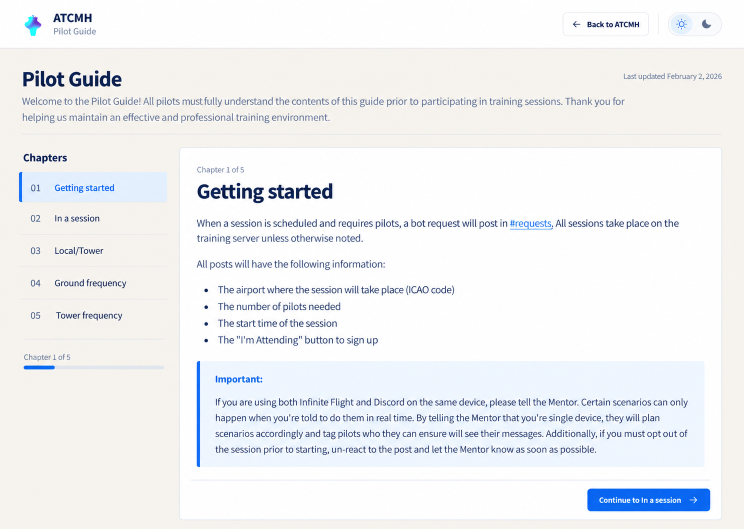
#> input picture design-evidence/pilot-guide-redesign/selected-desktop.png, 1487 x 1058 px (shown at 1/2 size)
$ python compare.py
#> lines starting #> are read from the running program, lines starting #| are printed output that depends on the picture
from pathlib import Path
from PIL import Image, ImageDraw

evidence = Path(__file__).parent
pairs = [
    ("selected-desktop.png", "desktop-first.jpg", "comparison-desktop-first.jpg", (1440, 1024)),
    ("selected-phone.png", "phone-first.jpg", "comparison-phone-first.jpg", (390, 844)),
    ("selected-desktop.png", "desktop-final.jpg", "comparison-desktop-final.jpg", (1440, 1024)),
    ("selected-phone.png", "phone-final.jpg", "comparison-phone-final.jpg", (390, 844)),
]
for source, capture, output, size in pairs:
    print(source, Image.open(evidence / source).size, capture, Image.open(evidence / capture).size)
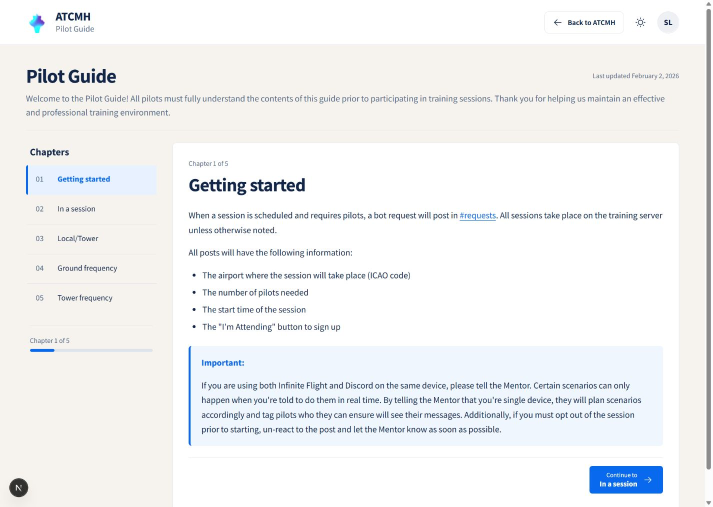
#> input picture design-evidence/pilot-guide-redesign/desktop-first.jpg, 1425 x 1013 px (shown at 1/2 size)
    comparison = Image.new("RGB", (size[0] * 2, size[1] + 30), "#e5e7eb")
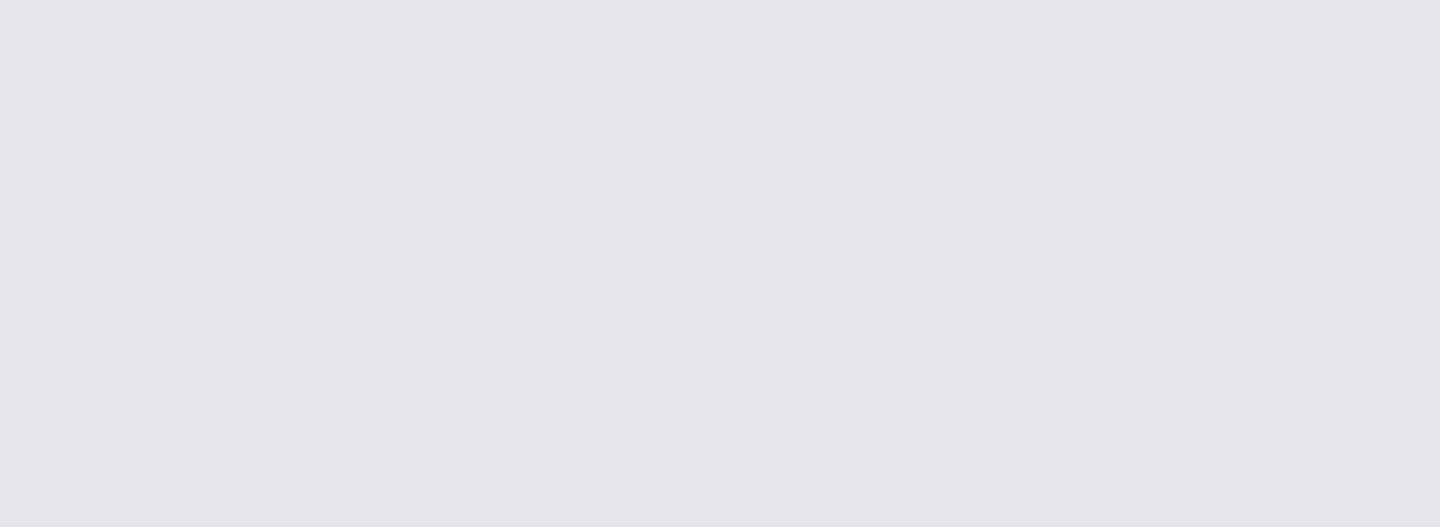
#> comparison: PIL image 2880x1054 RGB (shown at 1/2 size); mean R, G, B 229, 231, 235
    labels = ImageDraw.Draw(comparison)
    labels.text((12, 8), "Selected design", fill="black")
    labels.text((size[0] + 12, 8), "Implementation", fill="black")
    comparison.paste(Image.open(evidence / source).convert("RGB").resize(size), (0, 30))
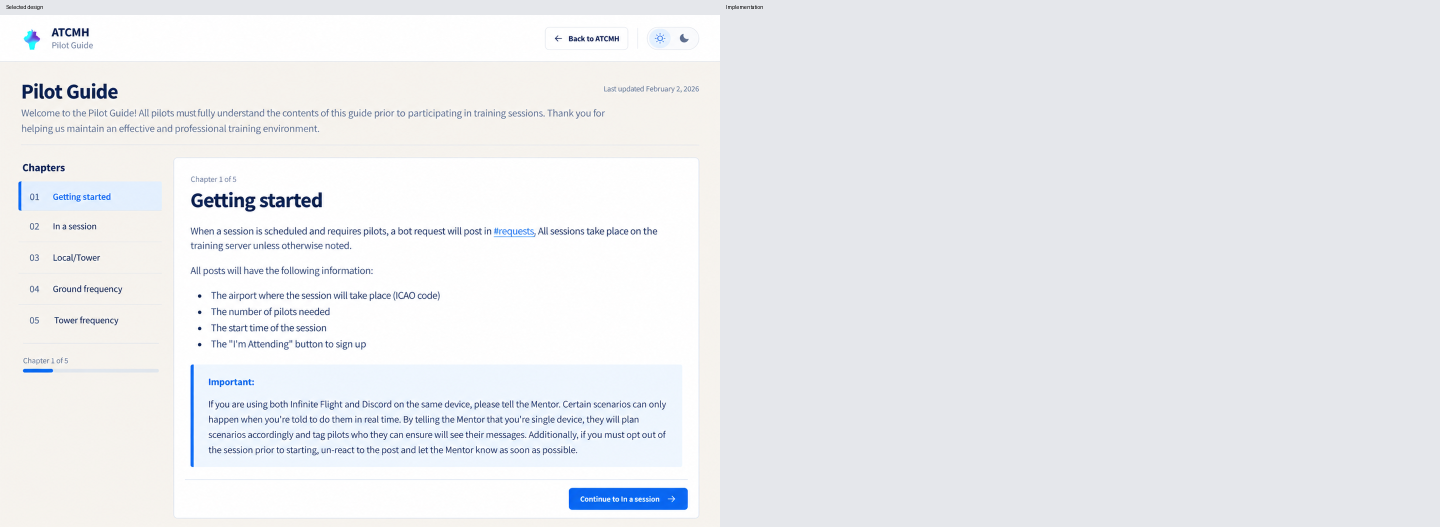
#> comparison: PIL image 2880x1054 RGB (shown at 1/2 size); mean R, G, B 234.3, 235.9, 239
    comparison.paste(Image.open(evidence / capture).convert("RGB").resize(size), (size[0], 30))
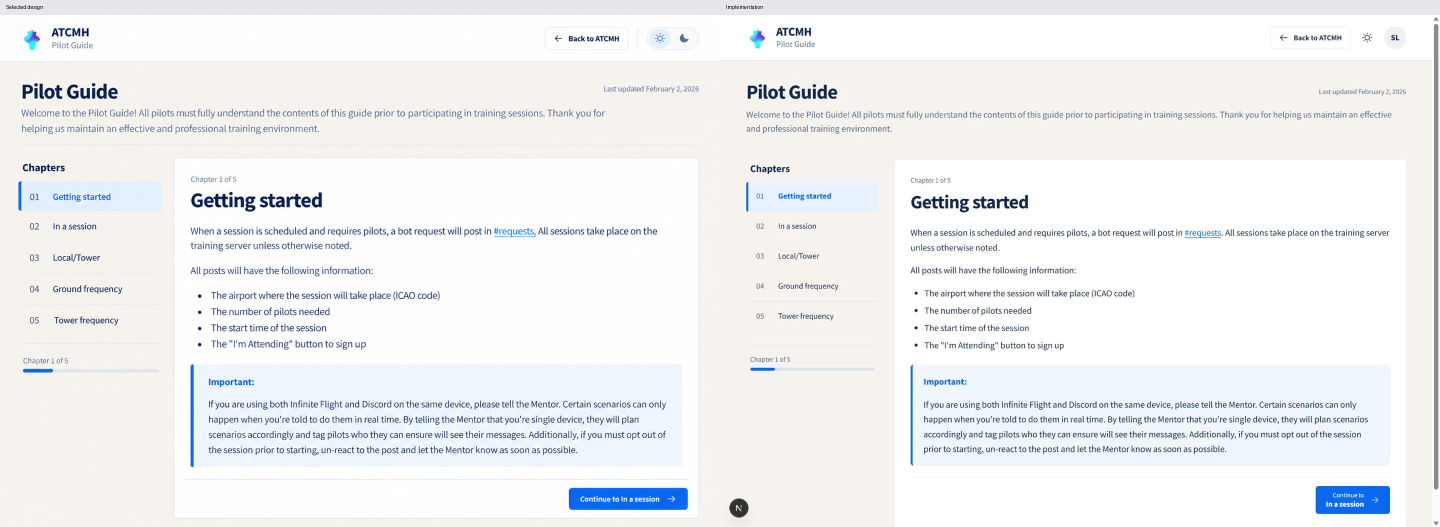
#> comparison: PIL image 2880x1054 RGB (shown at 1/2 size); mean R, G, B 240.4, 241.5, 243
    comparison.save(evidence / output)
#> pass 2 of the loop `for source, capture, output, size in pairs:`:
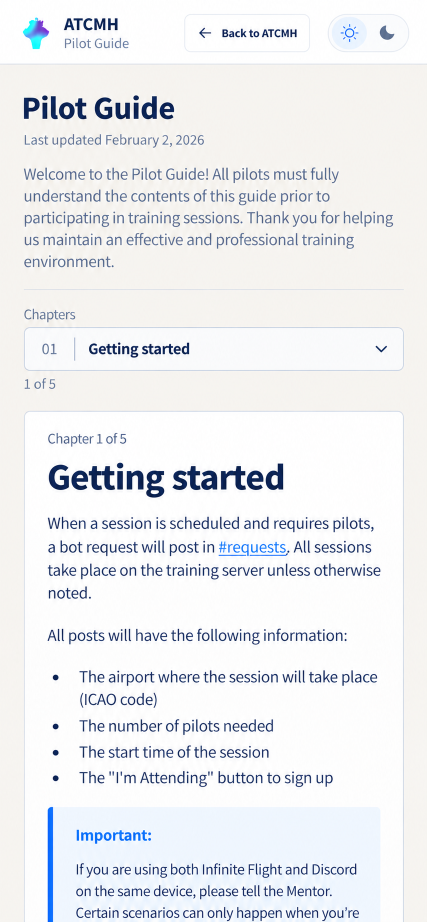
#> input picture design-evidence/pilot-guide-redesign/selected-phone.png, 853 x 1844 px (shown at 1/2 size)
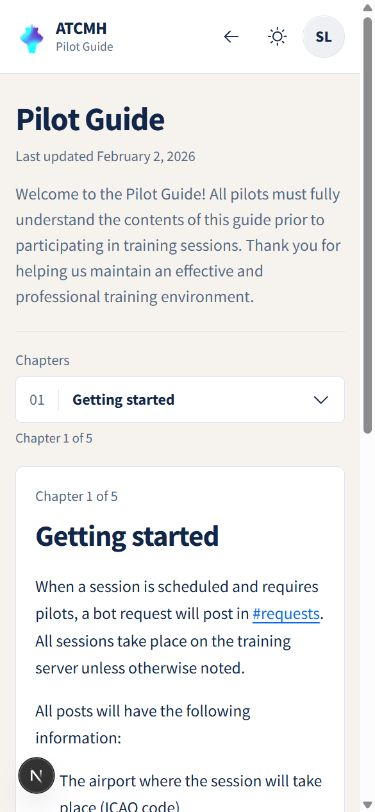
#> input picture design-evidence/pilot-guide-redesign/phone-first.jpg, 375 x 812 px
#> `comparison.paste(Image.open(evidence / capture).convert("RGB").resize(..`:
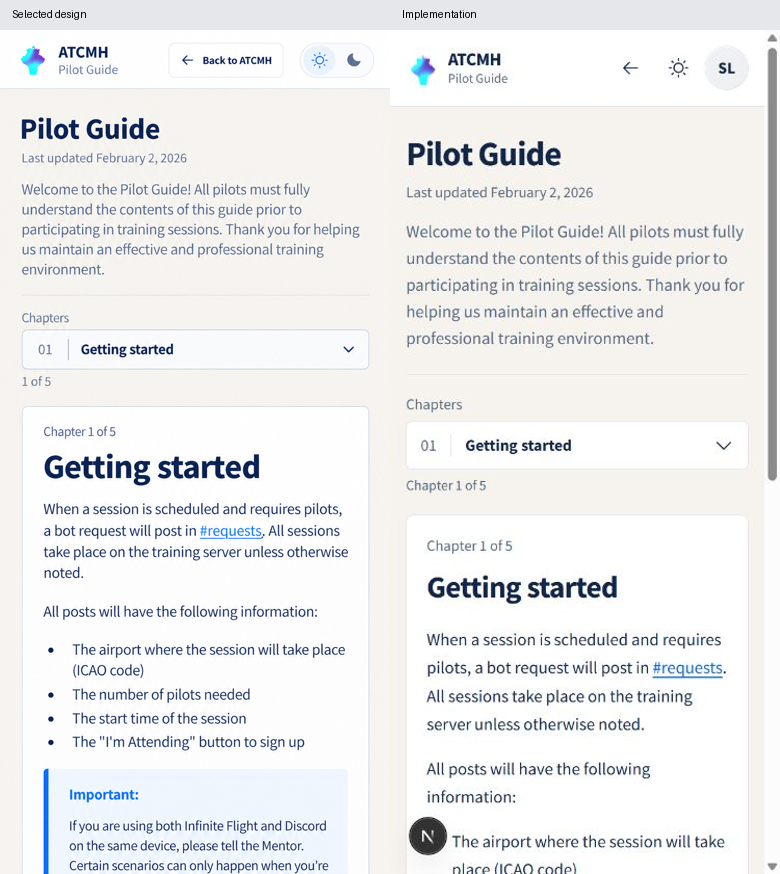
#> comparison: PIL image 780x874 RGB; mean R, G, B 236.7, 237.3, 238.3
#> (the run stopped early here; a loop or call above may not have finished)
